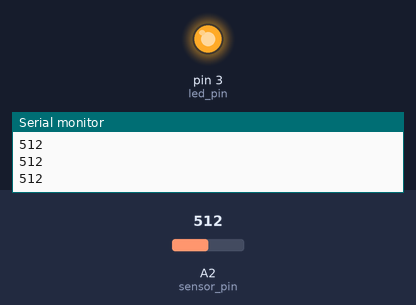
Simulated run of this sketch. Board: Arduino Uno, built with avr-gcc and run on an emulated ATmega328P. Shown: output pins drawn as LEDs (lit = HIGH), the last lines printed to the serial monitor. The test bench sets the inputs (shaded band); at power-on: A2 (sensor_pin) = 512.

Above: at 1.2 s.
1.3 s: A2 (sensor_pin) set to 842
2.8 s: A2 (sensor_pin) set to 865
At 4.0 s:
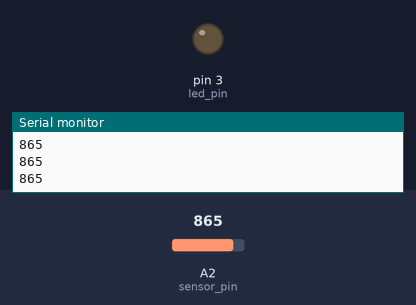
4.3 s: A2 (sensor_pin) set to 840
At 5.4 s:
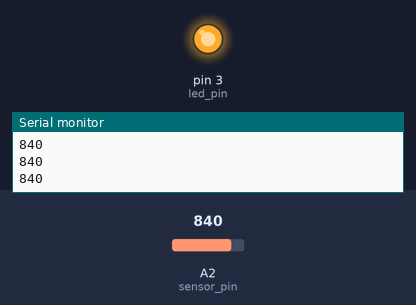
5.8 s: A2 (sensor_pin) set to 860
At 7.0 s:
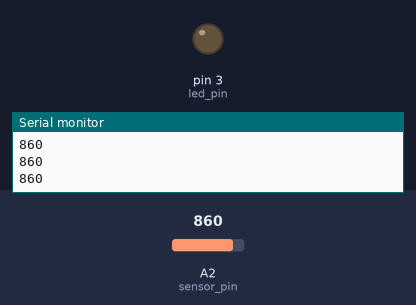
Timing chart, 0 to 8.3 s (numbered marks = the images above; inputs shaded):
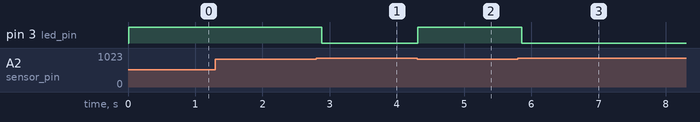

Measured:
- the behaviour switches between 849 and 850 on A2 (sensor_pin) (found by bisection; images 0 and 1)
- after the input at 2.8 s, pin 3 (led_pin): HIGH → LOW after 0.08 s
- after the input at 4.3 s, pin 3 (led_pin): LOW → HIGH at once
- after the input at 5.8 s, pin 3 (led_pin): HIGH → LOW after 0.06 s

The sketch:

kod_lamp.ino
```cpp
#define sensor_pin A2
#define led_pin 3
void setup() {
Serial.begin(9600);
pinMode(led_pin, OUTPUT);
}

void loop() {
int val = analogRead(sensor_pin);
Serial.println(val);
delay(10);
if (val < 850){
digitalWrite(led_pin, HIGH); // turn the LED on (HIGH is the voltage level)
delay(100);
}
else{
digitalWrite(led_pin, LOW); // turn the LED off by making the voltage LOW
delay(100);
}
// wait for a second

}
```
